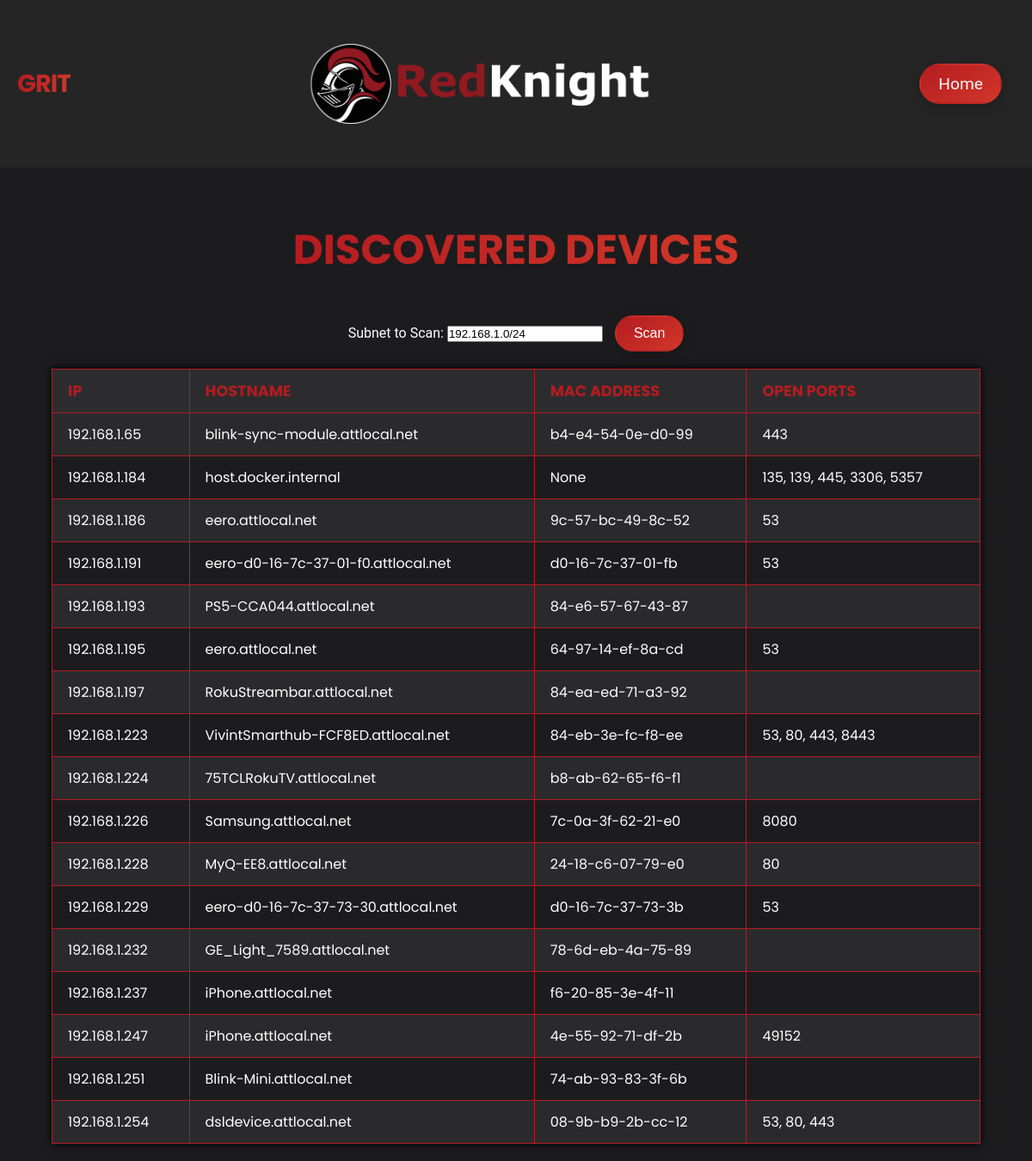
The page / on the database its author committed.
### tables this page shows
CREATE TABLE hosts (
                id INTEGER PRIMARY KEY AUTOINCREMENT,
                scan_id INTEGER,
                ip TEXT,
                hostname TEXT,
                mac TEXT,
                open_ports TEXT,
                FOREIGN KEY(scan_id) REFERENCES scans(id)
            );

### web/app.py (the view)
@app.route("/", methods=["GET", "POST"])
def dashboard():
    subnet = "192.168.1.0/24"
    hosts = get_latest_scan_results()
    if request.method == "POST":
        subnet = request.form.get("subnet", subnet)
        live_hosts = scan_subnet(subnet)
        hosts = enrich_all_hosts(live_hosts)
        save_scan_results(hosts)
    return render_template("dashboard.html", hosts=hosts, subnet=subnet)

### utils/db.py (called while the page is built)
def get_db_path() -> str:
    return os.environ.get('DB_PATH', DEFAULT_DB_PATH)

@contextmanager
def get_connection(db_path: str = None):
    if db_path is None:
        db_path = get_db_path()
    conn = sqlite3.connect(db_path)
    try:
        yield conn
    finally:
        conn.commit()
        conn.close()

def initialize_db(conn: sqlite3.Connection):
    cur = conn.cursor()
    cur.execute(
        """CREATE TABLE IF NOT EXISTS scans (
                id INTEGER PRIMARY KEY AUTOINCREMENT,
                timestamp DATETIME DEFAULT CURRENT_TIMESTAMP
            )"""
    )
    cur.execute(
        """CREATE TABLE IF NOT EXISTS hosts (
                id INTEGER PRIMARY KEY AUTOINCREMENT,
                scan_id INTEGER,
                ip TEXT,
                hostname TEXT,
                mac TEXT,
                open_ports TEXT,
                FOREIGN KEY(scan_id) REFERENCES scans(id)
            )"""
    )
    conn.commit()

def get_scan_results(scan_id: int, db_path: str = None):
    with get_connection(db_path) as conn:
        initialize_db(conn)
        cur = conn.cursor()
        cur.execute("SELECT ip, hostname, mac, open_ports FROM hosts WHERE scan_id=?", (scan_id,))
        rows = cur.fetchall()
        result = []
        for ip, hostname, mac, ports in rows:
            open_ports = [int(p) for p in ports.split(',') if p]
            result.append({
                'ip': ip,
                'hostname': hostname,
                'mac': mac,
                'open_ports': open_ports
            })
        return result

def get_latest_scan_results(db_path: str = None):
    with get_connection(db_path) as conn:
        initialize_db(conn)
        cur = conn.cursor()
        cur.execute("SELECT id FROM scans ORDER BY id DESC LIMIT 1")
        row = cur.fetchone()
        if not row:
            return []
        latest_id = row[0]
        return get_scan_results(latest_id, db_path=db_path)

### web/templates/dashboard.html (shortened to what this page needs)
<!DOCTYPE html>
<html lang="en">
<head>
    <link rel="stylesheet" href="../static/style.css">
</head>
<body>
    <nav class="navbar">
        <div class="container">
            <h1 class="logo">GRIT</h1>
            <img src="../static/RedKnightLogoWide.png" alt="Red Knight Logo" class="top-center-graphic">
            <ul class="nav-links">
                <li><a href="https://grit.claws.net">Home</a></li>
            </ul>
        </div>
    </nav>
    <h1>Discovered Devices</h1>
    <form method="post">
        <label for="subnet">Subnet to Scan:</label>
        <input type="text" id="subnet" name="subnet" value="{{ subnet }}">
        <button type="submit">Scan</button>
    </form>
    {% if hosts %}
    <table border="1">
        <tr>
            <th>IP</th>
            <th>Hostname</th>
            <th>MAC Address</th>
            <th>Open Ports</th>
        </tr>
        {% for host in hosts %}
        <tr>
            <td>{{ host.ip }}</td>
            <td>{{ host.hostname }}</td>
            <td>{{ host.mac }}</td>
            <td>{{ host.open_ports | join(', ') }}</td>
        </tr>
        {% endfor %}
    </table>
    {% endif %}
</body>
</html>

### web/static/style.css (style rules this page uses)
* { margin: 0; padding: 0; box-sizing: border-box; }
body { font-family: 'Roboto', Arial, sans-serif; background-color: #1c1c1e; color: #fff; text-align: center; min-height: 100vh; display: flex; flex-direction: column; align-items: center; }
.navbar { background-color: #252525; padding: 20px 0; position: sticky; top: 0; width: 100%; z-index: 1000; }
.navbar .container { display: flex; justify-content: space-between; align-items: center; max-width: 1200px; margin: 0 auto; padding: 0 20px; }
.nav-links { list-style: none; }
.nav-links li { display: inline; margin-left: 20px; }
.nav-links a { color: #f7f7f7; text-decoration: none; font-size: 1.2em; }
h1 { font-family: 'Poppins', sans-serif; font-size: 3em; margin: 60px 0 40px; color: #fff; text-transform: uppercase; letter-spacing: 0px; background: linear-gradient(to right, #B41C21, #d13729); -webkit-background-clip: text; -webkit-text-fill-color: transparent; animation: fadeIn 2s ease-in-out; }
a { display: inline-block; margin: 15px; font-size: 1.5em; text-decoration: none; padding: 10px 20px; color: #fff; border: 2px solid transparent; border-radius: 25px; background: linear-gradient(145deg, #B41C21, #d13729); box-shadow: 0 5px 15px rgba(0, 0, 0, 0.2); transition: all 0.3s ease; }
.logo { color: #B41C21; font-size: 1.8em; margin: 0; letter-spacing: -1px; animation: none; }
.top-center-graphic { width: 400px; position: center; top: auto; left: auto; transform: none; margin: 20px auto; }
table { width: 90%; border-collapse: collapse; margin: 20px auto; font-family: 'Poppins', sans-serif; background-color: #1c1c1e; color: #fff; box-shadow: 0 0 10px #000; }
th, td { border: 1px solid #b41c21; padding: 12px 18px; text-align: left; }
th { background-color: #2c2c2e; color: #b41c21; font-size: 1.1em; text-transform: uppercase; }
tr:nth-child(even) { background-color: #2a2a2c; }
button { display: inline-block; font-size: 1em; padding: 10px 20px; margin-left: 10px; color: #fff; border: 2px solid transparent; border-radius: 25px; background: linear-gradient(145deg, #B41C21, #d13729); box-shadow: 0 5px 15px rgba(0, 0, 0, 0.2); cursor: pointer; transition: all 0.3s ease; }

### rows shown on the page
hosts: ip "192.168.1.65", hostname "blink-sync-module.attlocal.net", mac "b4-e4-54-0e-d0-99", open_ports "443"
hosts: ip "192.168.1.184", hostname "host.docker.internal", mac "None", open_ports "135, 139, 445, 3306, 5357"
hosts: ip "192.168.1.186", hostname "eero.attlocal.net", mac "9c-57-bc-49-8c-52", open_ports "53"
hosts: ip "192.168.1.191", hostname "eero-d0-16-7c-37-01-f0.attlocal.net", mac "d0-16-7c-37-01-fb", open_ports "53"
hosts: ip "192.168.1.193", hostname "PS5-CCA044.attlocal.net", mac "84-e6-57-67-43-87"
hosts: ip "192.168.1.195", hostname "eero.attlocal.net", mac "64-97-14-ef-8a-cd", open_ports "53"
hosts: ip "192.168.1.197", hostname "RokuStreambar.attlocal.net", mac "84-ea-ed-71-a3-92"
hosts: ip "192.168.1.223", hostname "VivintSmarthub-FCF8ED.attlocal.net", mac "84-eb-3e-fc-f8-ee", open_ports "53, 80, 443, 8443"
hosts: ip "192.168.1.224", hostname "75TCLRokuTV.attlocal.net", mac "b8-ab-62-65-f6-f1"
hosts: ip "192.168.1.226", hostname "Samsung.attlocal.net", mac "7c-0a-3f-62-21-e0", open_ports "8080"
hosts: ip "192.168.1.228", hostname "MyQ-EE8.attlocal.net", mac "24-18-c6-07-79-e0", open_ports "80"
hosts: ip "192.168.1.229", hostname "eero-d0-16-7c-37-73-30.attlocal.net", mac "d0-16-7c-37-73-3b", open_ports "53"
hosts: ip "192.168.1.232", hostname "GE_Light_7589.attlocal.net", mac "78-6d-eb-4a-75-89"
hosts: ip "192.168.1.237", hostname "iPhone.attlocal.net", mac "f6-20-85-3e-4f-11"
hosts: ip "192.168.1.247", hostname "iPhone.attlocal.net", mac "4e-55-92-71-df-2b", open_ports "49152"
hosts: ip "192.168.1.251", hostname "Blink-Mini.attlocal.net", mac "74-ab-93-83-3f-6b"
hosts: ip "192.168.1.254", hostname "dsldevice.attlocal.net", mac "08-9b-b9-2b-cc-12", open_ports "53, 80, 443"
